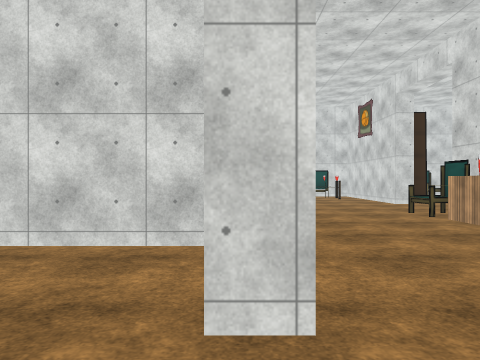
[1] (above)

24 first-person views from a walk through a scene from a Unity 3-D project. The camera is 1.4 m above the floor, looks level and sees 70° across. The floor is counted in squares, 2 m on a side. Each view is taken from the middle of a square. On the plan, view 1 faces up. The plan holds only what a view shows up to about 11 squares ahead; the rest is blank. The place goes on beyond the plan. The player character is not drawn. Some surface patterns are stand-ins.

[2]
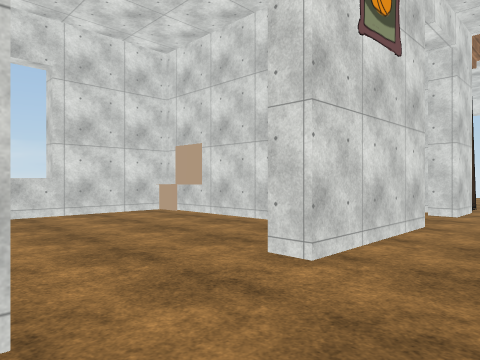

[3]
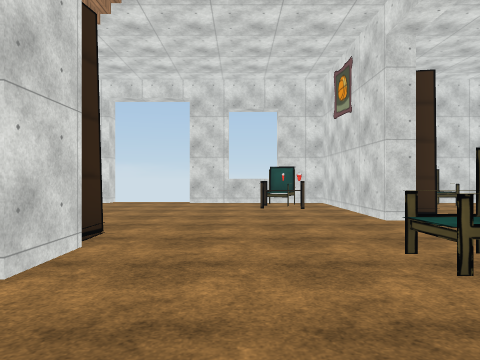

[4]
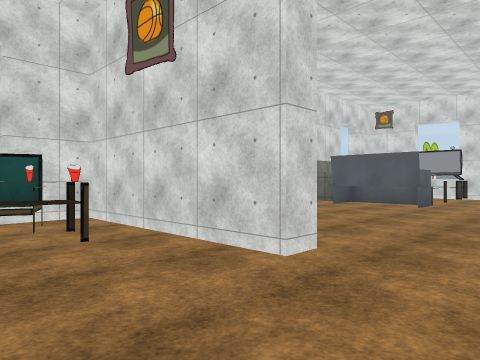

[5]
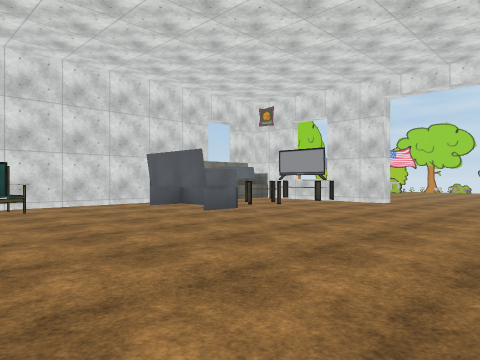

[6]
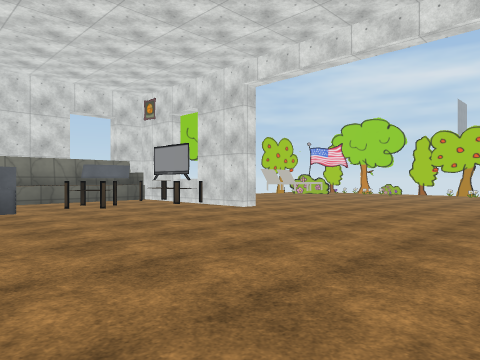

[7]
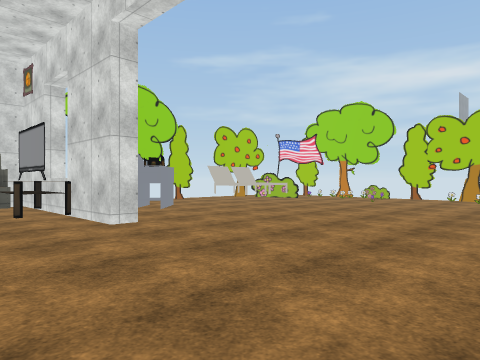

[8]
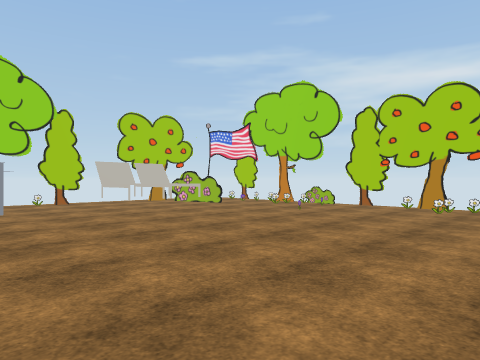

[9]
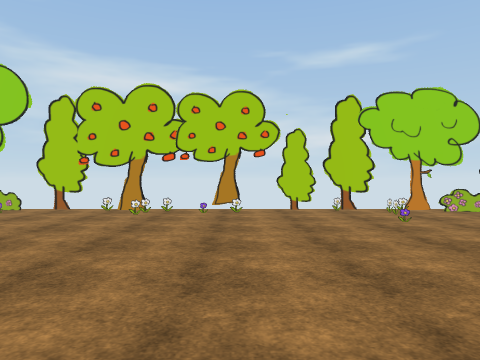

[10]
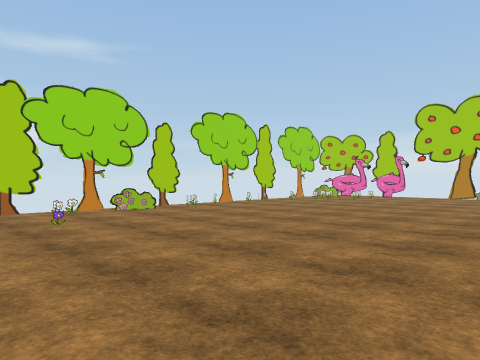

[11]
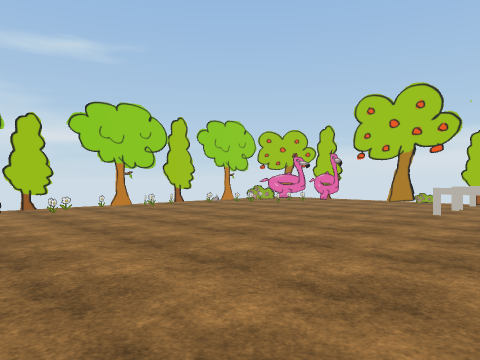

[12]
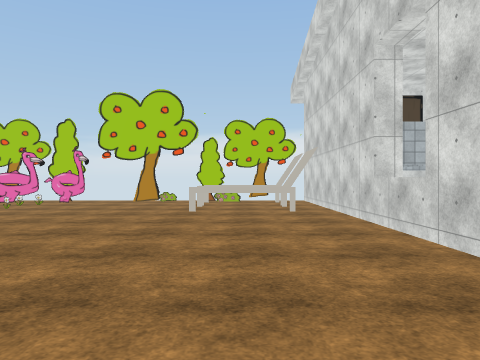

[13]
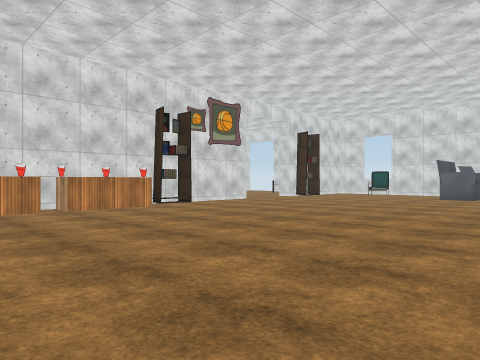

[14]
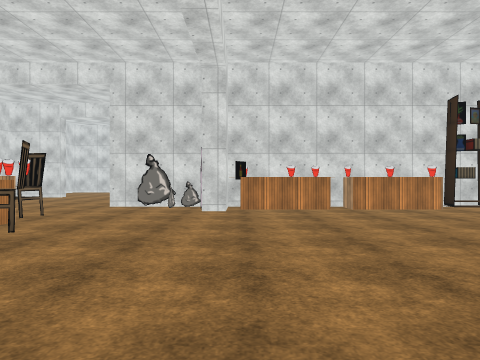

[15]
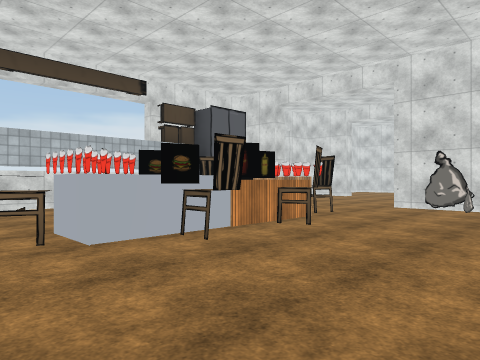

[16]
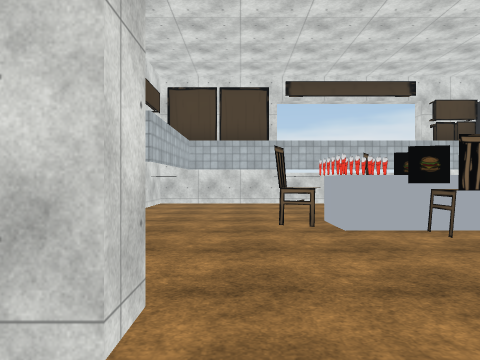

[17]
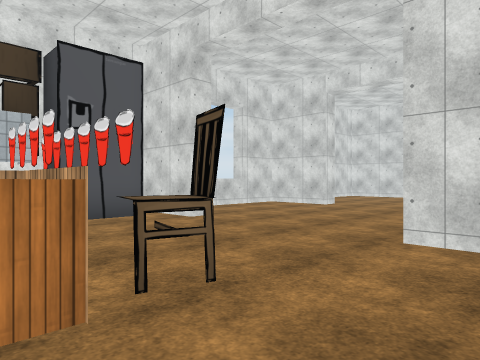

[18]
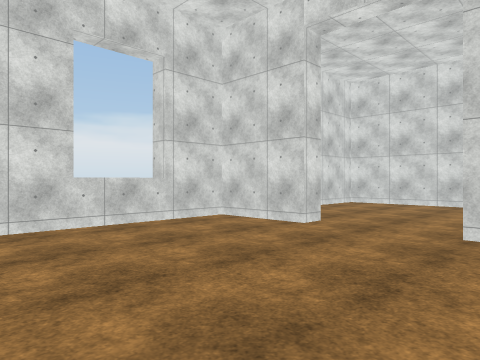

[19]
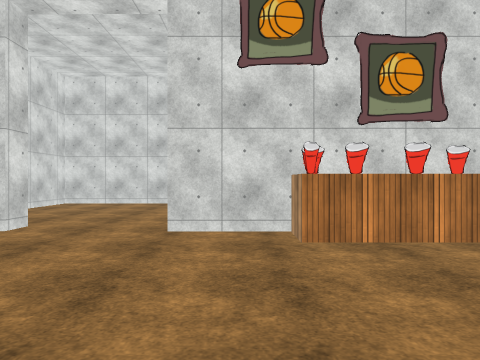

[20]
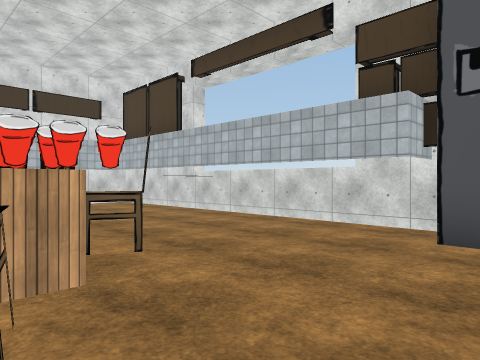

[21]
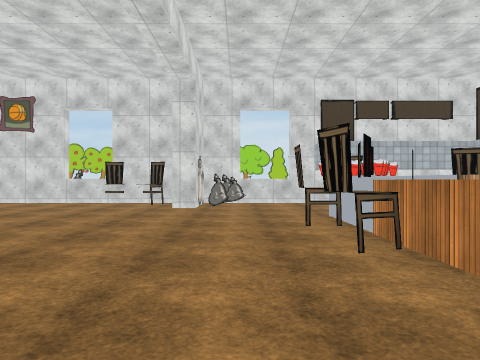

[22]
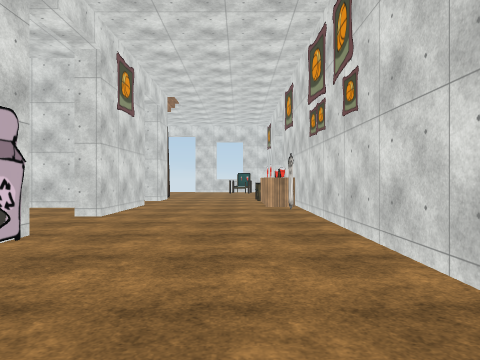

[23]
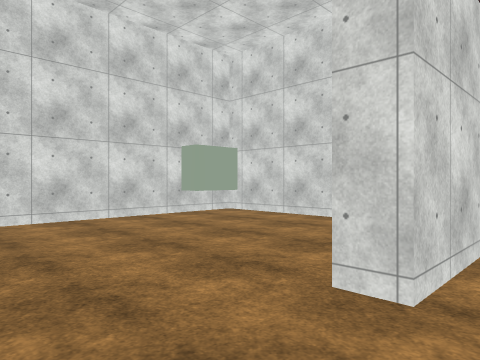

[24]
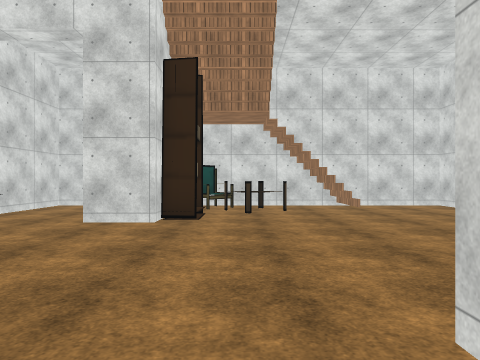

### Floor plan
Points are (right, up) in squares from view 1. A wall is a line through its corners. A room is listed if a view was taken in it or the views show most of it. See-through windows are left out.
Room 1 (view 1)
walls: (0.3, 1.5) (-0.2, 1.5); (-0.4, 3.6) (-5.2, 3.6) (-5.2, 0.4)
ways out: opening at (0, 0.5) to room 2
objects: other object (-4, 3)
Room 2 (views 2, 3, 4, 5, 6, 7, 8, 9, 10, 11, 12, 13, 14, 15, 16, 17, 18, 19, 20, 21, 22, 23, 24)
walls: (16.4, -0.6) (16.4, 3.2); (14.5, -3) (14.5, -2.3) (15, -2.3); (16.8, -3) (16.8, -11); (5, 3.4) (5, -2.4); (11.2, -5.5) (11.8, -5.7); (10.4, -5.8) (12.6, -5.8); (12.6, -6.4) (12.6, -7); (16.2, -5.5) (16.9, -5.5); (5, -3) (5, -5.5); (16.9, 9.2) (16.4, 9.2) (16.4, 10.5); (10.4, -6.8) (12.6, -6.8); (4.5, -2.9) (4.5, 6.8); (8.9, -6.7) (9.5, -6.5); (16.4, -6.6) (16.4, -2.9); (5.1, 9.9) (4.5, 9.9) (4.5, 14.5) (3, 14.5); (16.4, 12.4) (16.4, 14.5); (11.6, 13.4) (11.6, 14); (16.9, 12.7) (16.4, 12.7); (0.3, -0.6) (0.3, -7) (-0.2, -7); (0.3, 4.6) (0.3, 1.5); (14.8, 13.8) (13.9, 13.9); (11.6, 14.5) (7.9, 14.5); (14.3, 14.3) (12.4, 14.3); (0.3, 7.6) (0.3, 6.4) (-0.2, 6.4); (5, -9.2) (5, -11.1); (7.4, -11.2) (16.4, -11.2) (16.4, -8.8); (-2.2, -3.2) (-5.2, -3.2); (2.9, 14.5) (0.4, 14.5); (-3.4, 4.8) (-3.4, 4.1) (-1, 4.1); (-1.4, 11.1) (-3.2, 11.1); (-1.4, 11.3) (-3.2, 11.3); (-0.2, -9.2) (0.3, -9.2) (0.3, -11.2) (4.1, -11.2); (1.7, -11.1) (1.7, -11.6); (-5.2, -4.5) (-5.2, -11.2) (-3.4, -11.2); (-2, 14.5) (-3.4, 14.5) (-3.4, 8.4)
glass walls: (15.9, -3) (15, -3); (15.5, -3.7) (14.9, -3.2); (15.8, -4.2) (15.7, -3.6); (12.3, -5.8) (12.3, -6.2); (4.2, 2.6) (4.2, 3.1); (5.7, -3.6) (5.3, -3.8); (5.2, -3) (5.1, -3.6); (5.3, -3.6) (5, -4.7); (8.2, -7.1) (8.2, -6.4); (26.6, 3.9) (26.7, 5.8); (26.4, -1.4) (26.7, -0.5); (27.1, -0.5) (27.1, 3.1); (19.9, -11.2) (22.5, -11.2); (27.1, 6.1) (27.1, 10.1); (27.1, -2.8) (27.1, -1.6); (21.9, 14.5) (20.7, 14.5); (25.1, 11.8) (24.8, 12.8); (27.1, -4.8) (27.1, -4); (23.5, -10.1) (25.4, -10.9) (26.2, -10.3); (27.1, -6.5) (27.1, -5.8)
low walls: (14.4, 13.4) (12.6, 13.4); (-1.5, 11.4) (-3.4, 11.4)
ways out: opening at (0, 0.5) to room 1; gap at (-2, 15); gap at (12, 14)
objects: other object (-5, -4); other object (-3, 8) to (-2, 9); table (-2, 9) to (-1, 10); other object (-1, 8) to (0, 8); table (1, -5) to (1, -3); table (3, 12) to (3, 13); other object (3, 14); table (4, 4) to (4, 6); other object (4, 7); other object (5, 4); other object (5, 11); other object (6, -10); table (6, -2) to (6, 0); table (6, 1) to (6, 3); other object (7, 13) to (8, 14); chair (8, -6); chair (9, -8); chair (9, -5); chair (11, -8); chair (11, -5); other object (11, 11) to (12, 13); chair (13, -6); table (13, 11) to (14, 12); chair (16, -2); chair (16, -1); table (16, 11) to (16, 12); other object (18, -10) to (20, -10); other object (18, -9) to (20, -8); other object (18, 12) to (19, 12); other object (22, 12) to (23, 13); other object (24, 12) to (24, 13)

Positions as (right, up) in squares from view 1, and headings:
1: (0, 0), facing up
2: (2, -1), facing up-left
3: (2, 4), facing up
4: (2, 8), facing up-right
5: (6, 5), facing up-right
6: (10, 3), facing up-right
7: (14, 4), facing up-right
8: (18, 4), facing up-right
9: (19, 4), facing right
10: (19, 3), facing down-right
11: (18, 0), facing down-right
12: (19, 0), facing down
13: (14, -2), facing up-left
14: (14, -2), facing left
15: (14, -2), facing down-left
16: (14, -1), facing down
17: (9, -4), facing down-left
18: (5, -6), facing down-left
19: (5, -6), facing left
20: (6, -6), facing down-right
21: (6, -4), facing right
22: (3, -5), facing up
23: (1, -9), facing up-left
24: (6, 9), facing left
